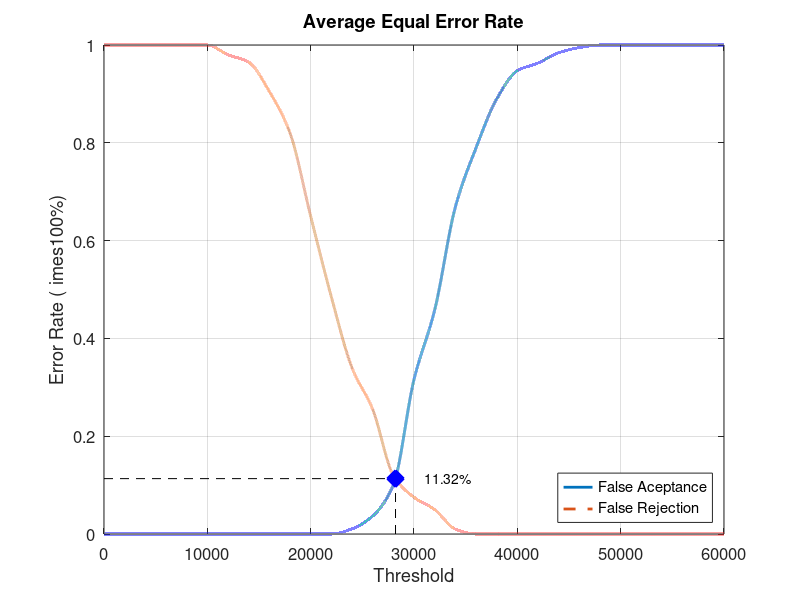
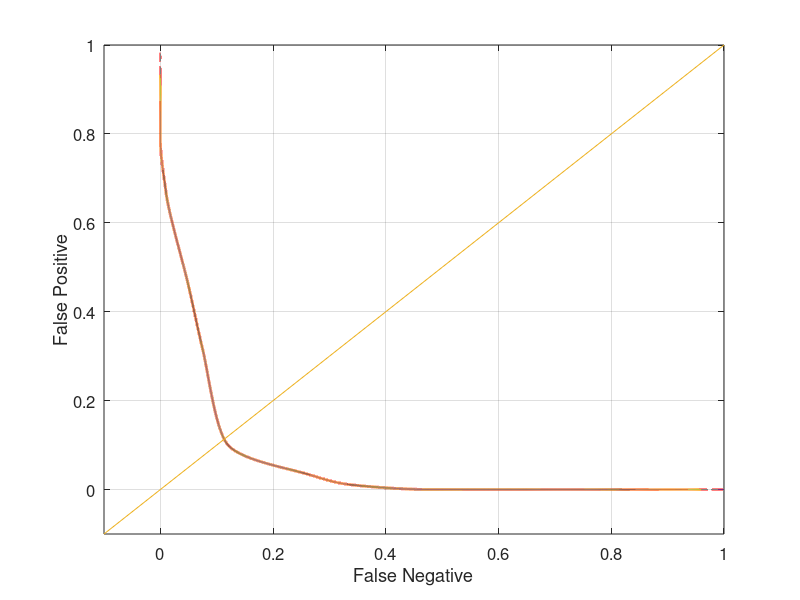

Here is the MATLAB script that generated these plots, in order:
close all;
clear;
clc;
x = 0:2000:60000;
xq = 0:0.5:60000;

y0 = [0 0 0 0 0 0 0 0 0 0 0 0 0.0105263 0.0368421 0.1 0.315789 0.457895 0.668421 0.789474 0.889474 0.947368 0.963158 0.984211 0.994737 1 1 1 1 1 1 1]
yy0 = interp1(x, y0, xq, 'pchip');
y1 = [1 1 1 1 1 1 0.98 0.965 0.905 0.82 0.65 0.485 0.34 0.255 0.12 0.075 0.05 0.01 0 0 0 0 0 0 0 0 0 0 0 0 0]
yy1 = interp1(x, y1, xq, 'pchip');

% Calculating EER: 
y2 = abs(y0 - y1);
find(y2 == min(y2))
yy2 = abs(yy0 - yy1);
xEER = find(yy2 == min(yy2));
xEERIndex = xq(xEER) % X-axis EER
yEER = yy0(xEER) % Y-axis EER

main = figure
plot(xq, yy0,'-','LineWidth', 2);	hold on
plot(xq, yy1,'--','LineWidth', 2);	hold on
plot([xEERIndex xEERIndex], [0 yEER], 'k--');	hold on
plot([0 xEERIndex], [yEER yEER], 'k--');	hold on
plot(xEERIndex, yEER, 'bx', 'LineWidth', 10);	hold on
text(xEERIndex + 10 * xEERIndex / 100, yEER, [num2str(round((10000 * yEER)) / 100) '%'])
legend('False Aceptance', 'False Rejection', 'Location', 'SouthEast')
xlabel('Threshold')
ylabel('Error Rate (	imes100%)')
title('Average Equal Error Rate')
set(gca, 'FontSize', 12)
axis([0 60000 0 1])
grid on

print(main, 'Database3_4Main', '-dpng');
FNRxFPR = figure('Color', [1 1 1]);
plot(yy1, yy0, '-', yy1, yy0, 'LineWidth', 2);
hold on
y = -0.1:0.1:1
plot(y, y); 
set(gca, 'FontSize', 12)
xlabel('False Negative')
ylabel('False Positive')
axis([-0.1 1 -0.1 1])
set(gca, 'FontSize', 12)
grid on

print(FNRxFPR, 'Database3_4FNRxFPR','-dpng');
